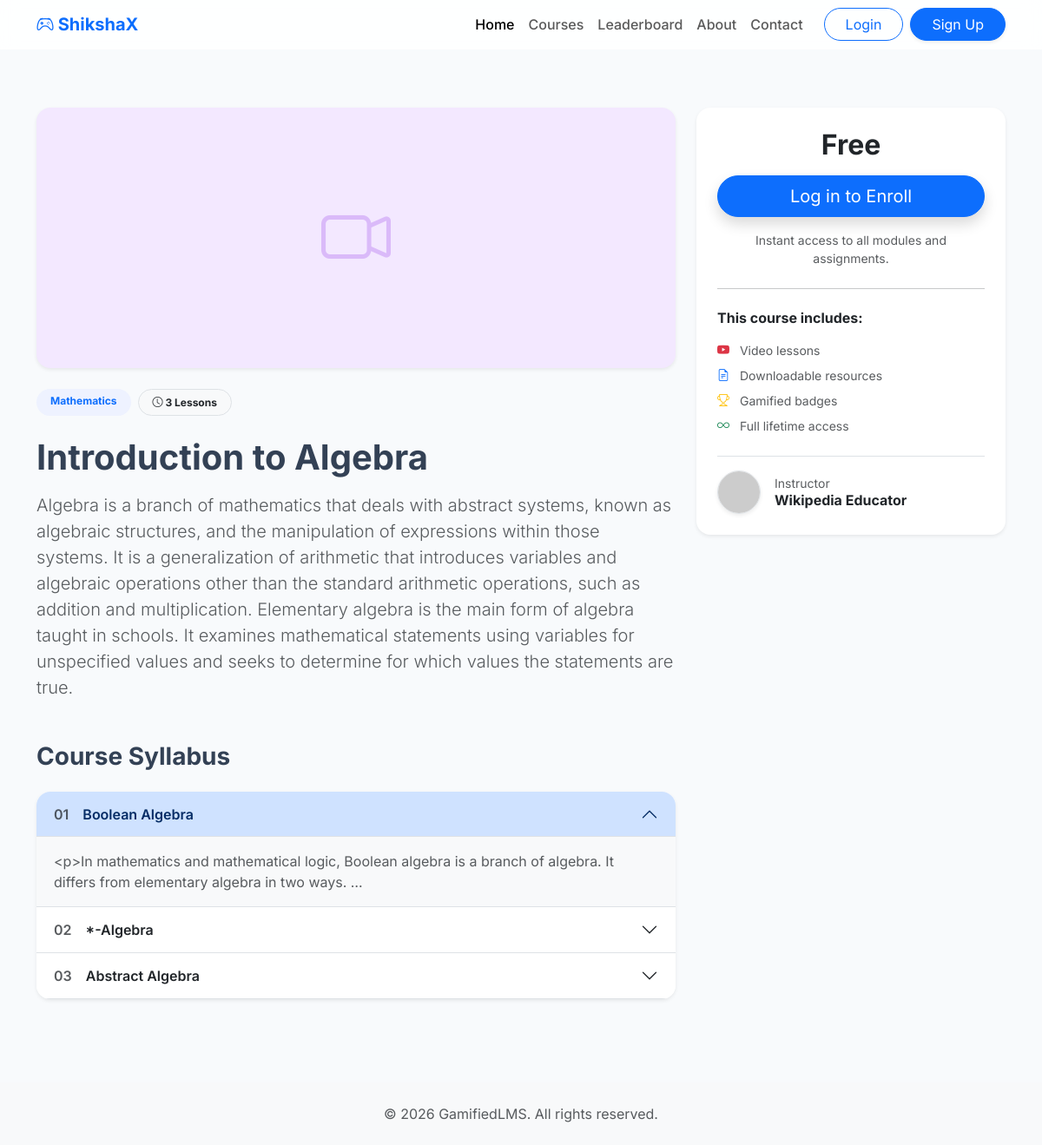
The app's page /course/1/ with its own data.
### core/models.py (models this page shows, shortened)
class Course(models.Model):
    category = models.ForeignKey(Category, on_delete=models.CASCADE, related_name='courses')
    title = models.CharField(max_length=200)
    description = models.TextField()
    instructor = models.CharField(max_length=100, default="Expert Teacher")
    price_tag = models.CharField(max_length=20, default='Free')
    image = models.ImageField(upload_to='course_images/', blank=True, null=True)
    created_at = models.DateTimeField(auto_now_add=True)

class Category(models.Model):
    name = models.CharField(max_length=100)
    icon = models.CharField(max_length=50, blank=True, null=True) # e.g. bootstrap icon classes 'bi-book'
    color = models.CharField(max_length=20, default="#b3d4fc")

class Lesson(models.Model):
    course = models.ForeignKey(Course, on_delete=models.CASCADE, related_name='lessons')
    title = models.CharField(max_length=200)
    content = models.TextField()
    video_url = models.URLField(blank=True, null=True)
    order = models.IntegerField(default=0)

### core/views.py (the view)
# urls.py: path('course/<int:course_id>/', views.course_detail, name='course_detail'),
def course_detail(request, course_id):
    course = Course.objects.get(id=course_id)
    is_enrolled = False
    if request.user.is_authenticated:
        is_enrolled = Enrollment.objects.filter(user=request.user, course=course).exists()
    return render(request, 'course_detail.html', {'course': course, 'is_enrolled': is_enrolled})

### templates/course_detail.html (shortened to what this page needs)
{% extends 'base.html' %}
{% block content %}
<div class="container py-5">
    <div class="row align-items-start">
        <div class="col-lg-8 mb-4 mb-lg-0">
            {% if course.image %}
                <div class="rounded-4 overflow-hidden mb-4 shadow-sm">
                    <img src="{{ course.image.url }}" class="w-100" style="object-fit: cover; max-height: 400px;" alt="{{ course.title }}">
                </div>
            {% else %}
                <div class="rounded-4 mb-4 shadow-sm bg-pastel-purple d-flex align-items-center justify-content-center" style="height: 300px;">
                    <i class="bi bi-camera-video display-1 text-purple opacity-25"></i>
                </div>
            {% endif %}
            <div class="mb-4 d-flex gap-2">
                <span class="badge bg-pastel-blue text-primary py-2 px-3 rounded-pill">{{ course.category.name }}</span>
                <span class="badge bg-light text-dark border py-2 px-3 rounded-pill"><i class="bi bi-clock"></i> {{ course.lessons.count }} Lessons</span>
            </div>
            <h1 class="fw-bold mb-3">{{ course.title }}</h1>
            <p class="lead text-muted mb-5">{{ course.description }}</p>
            <h3 class="fw-bold mb-4">Course Syllabus</h3>
            <div class="accordion shadow-sm rounded-4 overflow-hidden" id="syllabusAccordion">
                {% for lesson in course.lessons.all %}
                <div class="accordion-item border-0 border-bottom">
                    <h2 class="accordion-header" id="heading{{ lesson.id }}">
                        <button class="accordion-button {% if not forloop.first %}collapsed{% endif %} fw-semibold" type="button" data-bs-toggle="collapse" data-bs-target="#collapse{{ lesson.id }}">
                            <span class="me-3 text-muted">0{{ forloop.counter }}</span> {{ lesson.title }}
                        </button>
                    </h2>
                    <div id="collapse{{ lesson.id }}" class="accordion-collapse collapse {% if forloop.first %}show{% endif %}" data-bs-parent="#syllabusAccordion">
                        <div class="accordion-body text-muted bg-light">
                            {{ lesson.content|truncatewords:20 }}
                        </div>
                    </div>
                </div>
                {% empty %}
                <div class="text-muted p-4">Syllabus is being built... check back soon.</div>
                {% endfor %}
            </div>
        </div>
        <div class="col-lg-4">
            <div class="card border-0 rounded-4 shadow-sm sticky-top" style="top: 100px;">
                <div class="card-body p-4 text-center">
                    <h2 class="fw-bolder mb-3">{{ course.price_tag }}</h2>
                    {% if is_enrolled %}
                        <div class="alert alert-success rounded-4 fw-bold">
                            <i class="bi bi-check-circle-fill me-2"></i> You are enrolled
                        </div>
                        <a href="#" class="btn btn-primary btn-lg w-100 rounded-pill mt-2">Continue to Lessons</a>
                    {% else %}
                        {% if user.is_authenticated %}
                            <a href="{% url 'enroll' course.id %}" class="btn btn-primary btn-lg w-100 rounded-pill mb-3 btn-hover-lift shadow">Enroll Now</a>
                        {% else %}
                            <button class="btn btn-primary btn-lg w-100 rounded-pill mb-3 btn-hover-lift shadow" data-bs-toggle="modal" data-bs-target="#authModal" onclick="showLogin()">Log in to Enroll</button>
                        {% endif %}
                        <p class="text-muted small">Instant access to all modules and assignments.</p>
                    {% endif %}
                    <hr class="my-4">
                    <div class="text-start">
                        <h6 class="fw-bold mb-3">This course includes:</h6>
                        <ul class="list-unstyled text-muted small">
                            <li class="mb-2"><i class="bi bi-youtube me-2 text-danger"></i> Video lessons</li>
                            <li class="mb-2"><i class="bi bi-file-earmark-text me-2 text-primary"></i> Downloadable resources</li>
                            <li class="mb-2"><i class="bi bi-trophy me-2 text-warning"></i> Gamified badges</li>
                            <li><i class="bi bi-infinity me-2 text-success"></i> Full lifetime access</li>
                        </ul>
                    </div>
                    <div class="mt-4 pt-3 border-top text-start d-flex align-items-center">
                        <img src="https://ui-avatars.com/api/?name={{ course.instructor }}&background=random" class="rounded-circle me-3 border shadow-sm" width="50" height="50">
                        <div>
                            <small class="text-muted d-block">Instructor</small>
                            <h6 class="fw-bold mb-0">{{ course.instructor }}</h6>
                        </div>
                    </div>
                </div>
            </div>
        </div>
    </div>
</div>
{% endblock %}

### templates/base.html (shortened to what this page needs)
<!DOCTYPE html>
<html lang="en">
<head>
    <link href="https://cdn.jsdelivr.net/npm/bootstrap@5.3.0/dist/css/bootstrap.min.css" rel="stylesheet">
    <link rel="stylesheet" href="https://cdn.jsdelivr.net/npm/bootstrap-icons@1.10.5/font/bootstrap-icons.css">
    {% load static %}
    <link rel="stylesheet" href="{% static 'style.css' %}">
</head>
<body>
    {% block navbar %}
    <nav class="navbar navbar-expand-lg navbar-light bg-glass fixed-top">
        <div class="container">
            <a class="navbar-brand fw-bold text-primary" href="{% url 'home' %}">
                <i class="bi bi-controller"></i> ShikshaX
            </a>
            <div class="collapse navbar-collapse" id="navbarNav">
                <ul class="navbar-nav ms-auto mb-2 mb-lg-0 fw-medium">
                    <li class="nav-item">
                        <a class="nav-link active" href="{% url 'home' %}">Home</a>
                    </li>
                    <li class="nav-item">
                        <a class="nav-link" href="{% url 'home' %}#courses">Courses</a>
                    </li>
                    <li class="nav-item">
                        <a class="nav-link" href="{% url 'leaderboard' %}">Leaderboard</a>
                    </li>
                    <li class="nav-item">
                        <a class="nav-link" href="#">About</a>
                    </li>
                    <li class="nav-item">
                        <a class="nav-link" href="{% url 'home' %}#contact">Contact</a>
                    </li>
                </ul>
                <div class="d-flex ms-lg-3 gap-2">
                    {% if user.is_authenticated %}
                        <a href="{% url 'dashboard' %}" class="btn btn-outline-primary rounded-pill px-4">Dashboard</a>
                        <form method="post" action="{% url 'logout' %}">
                            {% csrf_token %}
                            <button type="submit" class="btn btn-danger rounded-pill px-4">Logout</button>
                        </form>
                    {% else %}
                        <button class="btn btn-outline-primary rounded-pill px-4" data-bs-toggle="modal" data-bs-target="#authModal" onclick="showLogin()">Login</button>
                        <button class="btn btn-primary rounded-pill px-4 shadow-sm" data-bs-toggle="modal" data-bs-target="#authModal" onclick="showSignup()">Sign Up</button>
                    {% endif %}
                </div>
            </div>
        </div>
    </nav>
    {% endblock %}
    <main style="margin-top: 76px;">
        {% block content %}{% endblock %}
    </main>
    {% block footer %}
    <footer class="bg-light py-4 mt-5">
        <div class="container text-center text-muted">
            <p class="mb-0">&copy; 2026 GamifiedLMS. All rights reserved.</p>
        </div>
    </footer>
    {% endblock %}
</body>
</html>

### static/style.css (style rules this page uses)
:root { --bg-pastel-blue: #eef2ff; --bg-pastel-green: #ebfbee; --bg-pastel-purple: #f3e8ff; --bg-pastel-yellow: #fffbeb; --color-primary: #4f46e5; --color-purple: #9333ea; }
body { font-family: 'Inter', sans-serif; color: #334155; background-color: #f8fafc; }
.bg-glass { background: rgba(255, 255, 255, 0.85); backdrop-filter: blur(10px); border-bottom: 1px solid rgba(255, 255, 255, 0.3); }
.bg-pastel-blue { background-color: var(--bg-pastel-blue); }
.bg-pastel-purple { background-color: var(--bg-pastel-purple); }
.text-purple { color: var(--color-purple); }
.btn-hover-lift { transition: transform 0.2s ease, box-shadow 0.2s ease; }

### records on screen
Course: category.name "Mathematics", lessons.count "3", title "Introduction to Algebra", description "Algebra is a branch of mathematics that deals with abstract systems, known as algebraic structures, and the manipulation of expressions within those systems. It is a generalization of arithmetic that introduces variables and algebraic operations other than the standard arithmetic operations, such as addition and multiplication. Elementary algebra is the main form of algebra taught in schools. It examines mathematical statements using variables for unspecified values and seeks to determine for which values the statements are true.", price_tag "Free", instructor "Wikipedia Educator"
Lesson: title "Boolean Algebra", content "<p>In mathematics and mathematical logic, Boolean algebra is a branch of algebra. It differs from elementary algebra in two ways. …"
Lesson: title "*-Algebra"
Lesson: title "Abstract Algebra"
